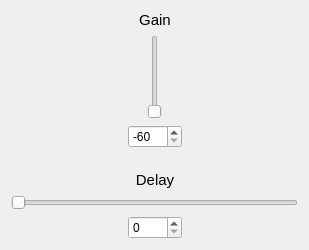
          <widget class="QWidget" name="tab_return_R">
           <attribute name="title">
            <string>Return</string>
           </attribute>
           <layout class="QVBoxLayout" name="verticalLayout_14">
            <item>
             <layout class="QGridLayout" name="gridLayout_returnR">
              <item row="0" column="1">
               <widget class="QLabel" name="label_9">
                <property name="font">
                 <font>
                  <pointsize>11</pointsize>
                 </font>
                </property>
                <property name="text">
                 <string>Gain</string>
                </property>
                <property name="alignment">
                 <set>Qt::AlignCenter</set>
                </property>
               </widget>
              </item>
              <item row="1" column="0">
               <spacer name="horizontalSpacer_28">
                <property name="orientation">
                 <enum>Qt::Horizontal</enum>
                </property>
                <property name="sizeHint" stdset="0">
                 <size>
                  <width>111</width>
                  <height>20</height>
                 </size>
                </property>
               </spacer>
              </item>
              <item row="3" column="1">
               <spacer name="verticalSpacer_2">
                <property name="orientation">
                 <enum>Qt::Vertical</enum>
                </property>
                <property name="sizeType">
                 <enum>QSizePolicy::Fixed</enum>
                </property>
                <property name="sizeHint" stdset="0">
                 <size>
                  <width>17</width>
                  <height>17</height>
                 </size>
                </property>
               </spacer>
              </item>
              <item row="1" column="2">
               <spacer name="horizontalSpacer_29">
                <property name="orientation">
                 <enum>Qt::Horizontal</enum>
                </property>
                <property name="sizeHint" stdset="0">
                 <size>
                  <width>110</width>
                  <height>20</height>
                 </size>
                </property>
               </spacer>
              </item>
              <item row="5" column="0" colspan="3">
               <widget class="QSlider" name="horizontalSlider_returnR_setDelay">
                <property name="minimum">
                 <number>0</number>
                </property>
                <property name="maximum">
                 <number>1000</number>
                </property>
                <property name="singleStep">
                 <number>1</number>
                </property>
                <property name="sliderPosition">
                 <number>0</number>
                </property>
                <property name="orientation">
                 <enum>Qt::Horizontal</enum>
                </property>
               </widget>
              </item>
              <item row="4" column="1">
               <widget class="QLabel" name="label_11">
                <property name="font">
                 <font>
                  <pointsize>11</pointsize>
                 </font>
                </property>
                <property name="text">
                 <string>Delay</string>
                </property>
                <property name="alignment">
                 <set>Qt::AlignCenter</set>
                </property>
               </widget>
              </item>
              <item row="6" column="1">
               <widget class="QSpinBox" name="spinBox_returnR_showDelay">
                <property name="maximum">
                 <number>1000</number>
                </property>
               </widget>
              </item>
              <item row="1" column="1">
               <widget class="QSlider" name="verticalSlider_returnR_setGain">
                <property name="sizePolicy">
                 <sizepolicy hsizetype="Expanding" vsizetype="Expanding">
                  <horstretch>0</horstretch>
                  <verstretch>0</verstretch>
                 </sizepolicy>
                </property>
                <property name="layoutDirection">
                 <enum>Qt::LeftToRight</enum>
                </property>
                <property name="minimum">
                 <number>-60</number>
                </property>
                <property name="maximum">
                 <number>20</number>
                </property>
                <property name="value">
                 <number>-60</number>
                </property>
                <property name="orientation">
                 <enum>Qt::Vertical</enum>
                </property>
                <property name="tickPosition">
                 <enum>QSlider::NoTicks</enum>
                </property>
               </widget>
              </item>
              <item row="2" column="1">
               <widget class="QSpinBox" name="spinBox_returnR_showGain">
                <property name="minimum">
                 <number>-60</number>
                </property>
                <property name="maximum">
                 <number>20</number>
                </property>
                <property name="value">
                 <number>-60</number>
                </property>
               </widget>
              </item>
             </layout>
            </item>
           </layout>
          </widget>
